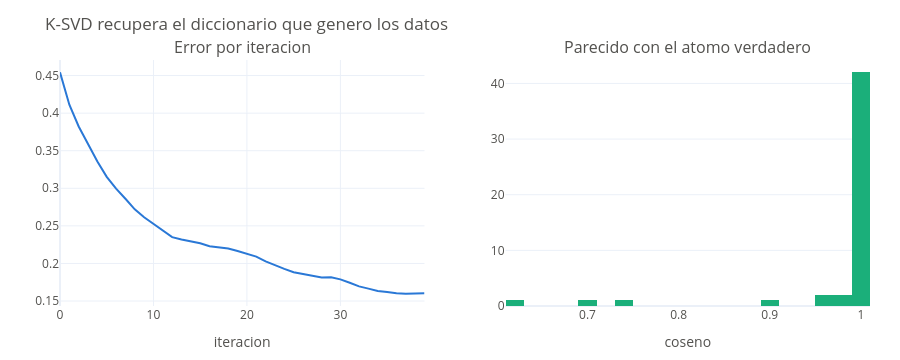

Here is the notebook cell this chart was saved with:
### Markdown cell above
### Validacion de K-SVD

La misma idea que con OMP: se genera un diccionario conocido, se
crean senales a partir de el, y se revisa si K-SVD lo recupera. La
medida es el coseno entre cada atomo verdadero y el aprendido mas
parecido. El valor absoluto porque un atomo invertido representa
igual de bien.

### Code cell
rng = np.random.default_rng(SEMILLA)
k_v, m_v, n_v, usados_v = 20, 50, 1500, 3

verdadero = normalizar_columnas(rng.standard_normal((k_v, m_v)))
sinteticas = normalizar_columnas(np.column_stack([
    verdadero[:, rng.choice(m_v, usados_v, replace=False)]
    @ rng.standard_normal(usados_v) for _ in range(n_v)]))

d_rec, _, hist_rec = ksvd(sinteticas, m=m_v, iteraciones=40,
                          error=1e-6, max_atomos=usados_v,
                          verboso=False)

parecido = np.abs(verdadero.T @ d_rec).max(axis=1)
err_rec = [h["error"] for h in hist_rec]

print(f"error {err_rec[0]:.4f} -> {err_rec[-1]:.4f}")
print(f"atomos con coseno > 0.99: {(parecido > 0.99).sum()}/{m_v}")
print(f"parecido promedio: {parecido.mean():.4f}")

fig = make_subplots(rows=1, cols=2,
                    subplot_titles=("Error por iteracion",
                                    "Parecido con el atomo verdadero"))
fig.add_trace(go.Scatter(y=err_rec, mode="lines",
                         line=dict(color=AZUL, width=2),
                         showlegend=False), row=1, col=1)
fig.add_trace(go.Histogram(x=parecido, nbinsx=25,
                           marker_color=AQUA, showlegend=False),
              row=1, col=2)
fig.update_xaxes(title_text="iteracion", row=1, col=1)
fig.update_xaxes(title_text="coseno", row=1, col=2)
fig.update_layout(height=360,
                  title="K-SVD recupera el diccionario que genero "
                        "los datos", **PLANTILLA)
fig.show()

### Figure 1 — Plotly figure (JSON) as saved in the notebook; plotly's stock layout.template omitted (floating-point values rounded to 4 significant figures)
{"data": [{"line": {"color": "#2a78d6", "width": 2}, "mode": "lines", "showlegend": false, "type": "scatter", "xaxis": "x", "y": [0.4543, 0.4112, 0.3823, 0.3582, 0.3356, 0.3152, 0.2995, 0.2861, 0.272, 0.2615, 0.2525, 0.2431, 0.235, 0.2319, 0.2294, 0.2268, 0.2228, 0.2213, 0.2197, 0.2165, 0.2123, 0.2091, 0.2028, 0.1975, 0.1928, 0.1882, 0.186, 0.1843, 0.1814, 0.1815, 0.1788, 0.1742, 0.1695, 0.1665, 0.1635, 0.162, 0.1602, 0.1597, 0.16, 0.1603], "yaxis": "y"}, {"marker": {"color": "#1baf7a"}, "nbinsx": 25, "showlegend": false, "type": "histogram", "x": [0.9525, 0.9999, 0.9996, 0.9999, 0.9998, 0.9989, 0.9998, 0.9948, 0.9996, 0.9999, 0.9998, 0.9998, 0.9998, 0.9064, 0.9999, 0.9941, 0.997, 0.9995, 0.9995, 0.744, 0.9995, 0.9999, 0.9995, 0.9996, 0.9989, 0.9992, 0.9746, 0.9994, 0.9997, 0.9996, 0.9685, 0.9999, 0.9995, 0.9995, 0.6129, 0.9993, 0.9997, 0.9994, 0.9995, 0.9995, 0.9995, 0.9992, 0.9993, 0.9998, 0.9996, 0.9994, 0.7016, 0.9995, 0.9857, 0.9996], "xaxis": "x2", "yaxis": "y2"}], "layout": {"annotations": [{"font": {"size": 16}, "showarrow": false, "text": "Error por iteracion", "x": 0.225, "xanchor": "center", "xref": "paper", "y": 1, "yanchor": "bottom", "yref": "paper"}, {"font": {"size": 16}, "showarrow": false, "text": "Parecido con el atomo verdadero", "x": 0.775, "xanchor": "center", "xref": "paper", "y": 1, "yanchor": "bottom", "yref": "paper"}], "font": {"color": "#52514e", "size": 12}, "height": 360, "margin": {"b": 50, "l": 60, "r": 30, "t": 60}, "title": {"text": "K-SVD recupera el diccionario que genero los datos"}, "xaxis": {"anchor": "y", "domain": [0, 0.45], "title": {"text": "iteracion"}}, "xaxis2": {"anchor": "y2", "domain": [0.55, 1], "title": {"text": "coseno"}}, "yaxis": {"anchor": "x", "domain": [0, 1]}, "yaxis2": {"anchor": "x2", "domain": [0, 1]}}}
